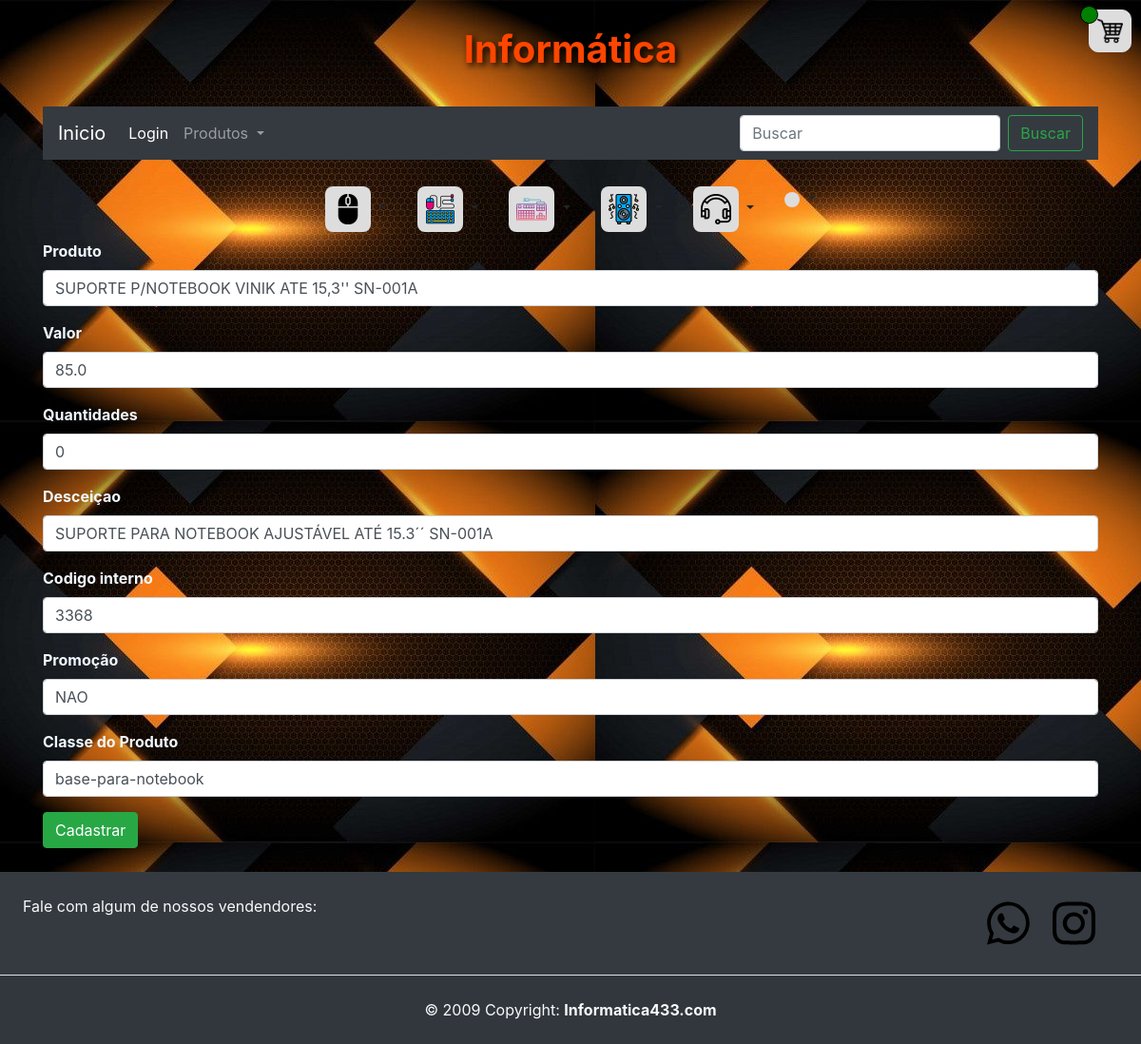
Screenshot of /editar_produto/249 (signed in) with the database file from the repository.
### aulaGit/models.py (models this page shows)
class Produtos(models.Model):
    id = models.AutoField(primary_key=True)
    produto =  models.TextField(max_length=255)
    valor = models.FloatField()
    descricao = models.TextField(max_length=350)
    link_img = models.TextField(max_length=255)
    quantidades = models.IntegerField()
    classe =  models.TextField(max_length=255)
    codigo_interno = models.IntegerField()
    promocao = models.TextField(max_length=3)
    class Meta:
        ordering = ['classe','valor']

### aulaGit/views.py (the view)
# urls.py: path('editar_produto/<int:id>',views.editar_produto,name="editar_produto"),
@login_required(login_url='pagina_de_login')
def editar_produto(request,id):
    produto = Produtos.objects.get(id=id)
    return render(request,'pg_produtos/editar_produto.html',{"produto":produto,"id":id})

### aulaGit/templates/pg_produtos/editar_produto.html (shortened to what this page needs)
{% extends 'home.html' %}
{% block content %}
<div class="container">
    <form action="{% url 'editado_sucesso' %}" method="POST">
        <div class="mb-3">
            <label for="formText" class="form-label color-label label_text_imput">Produto</label>
            <input class="form-control" type="text" id="formFile" name="produto" required value="{{produto.produto}}">
        </div>
        <div class="mb-3">
            <label for="formText" class="form-label color-label label_text_imput">Valor</label>
            <input class="form-control" type="text" id="formFile" name="valor" required value="{{produto.valor}}">
        </div>
        <div class="mb-3">
            <label for="formText" class="form-label color-label label_text_imput">Quantidades</label>
            <input class="form-control" type="text" id="formFile" name="quantidade" required
                value="{{produto.quantidades}}">
        </div>
        <div class="mb-3">
            <label for="formText" class="form-label color-label label_text_imput">Desceiçao</label>
            <input class="form-control" type="text" id="formFile" name="descricao" required
                value="{{produto.descricao}}">
        </div>
        <div class="mb-3">
            <label for="formText" class="form-label color-label label_text_imput">Codigo interno</label>
            <input class="form-control" type="text" id="formFile" name="codigo_interno" required
                value="{{produto.codigo_interno}}">
        </div>
        <div class="mb-3">
            <label for="formText" class="form-label color-label label_text_imput">Promoção</label>
            <select class="form-control" id="formFile" name="promocao" required>
                <option selected value="{{produto.promocao}}">{{produto.promocao}}</option>
            </select>
        </div>
        <div class="mb-3">
            <label for="formText" class="form-label color-label label_text_imput">Classe do Produto</label>
            <select class="form-control" name="classe">
                <option value="{{produto.classe}}" selected>{{produto.classe}}</option>
            </select>
        </div>
        <button type="submit" class="btn btn-success">Cadastrar</button>
    </form>
</div>
{% endblock %}

### static/css/styler.css (style rules this page uses)
.bg-body { background-image: url('../img/bg/bg.jpg') ; }
.form-label { font-weight: bold; }
.color-label { color: aliceblue; }

### static/css/carro.css (style rules this page uses)
label { color: white; }

### rows the page displays
Produtos: produto "SUPORTE P/NOTEBOOK VINIK ATE 15,3'' SN-001A", valor "85.0", quantidade "0", descricao "SUPORTE PARA NOTEBOOK AJUSTÁVEL ATÉ 15.3´´ SN-001A", codigo_interno "3368", promocao "NAO", classe "base-para-notebook"
